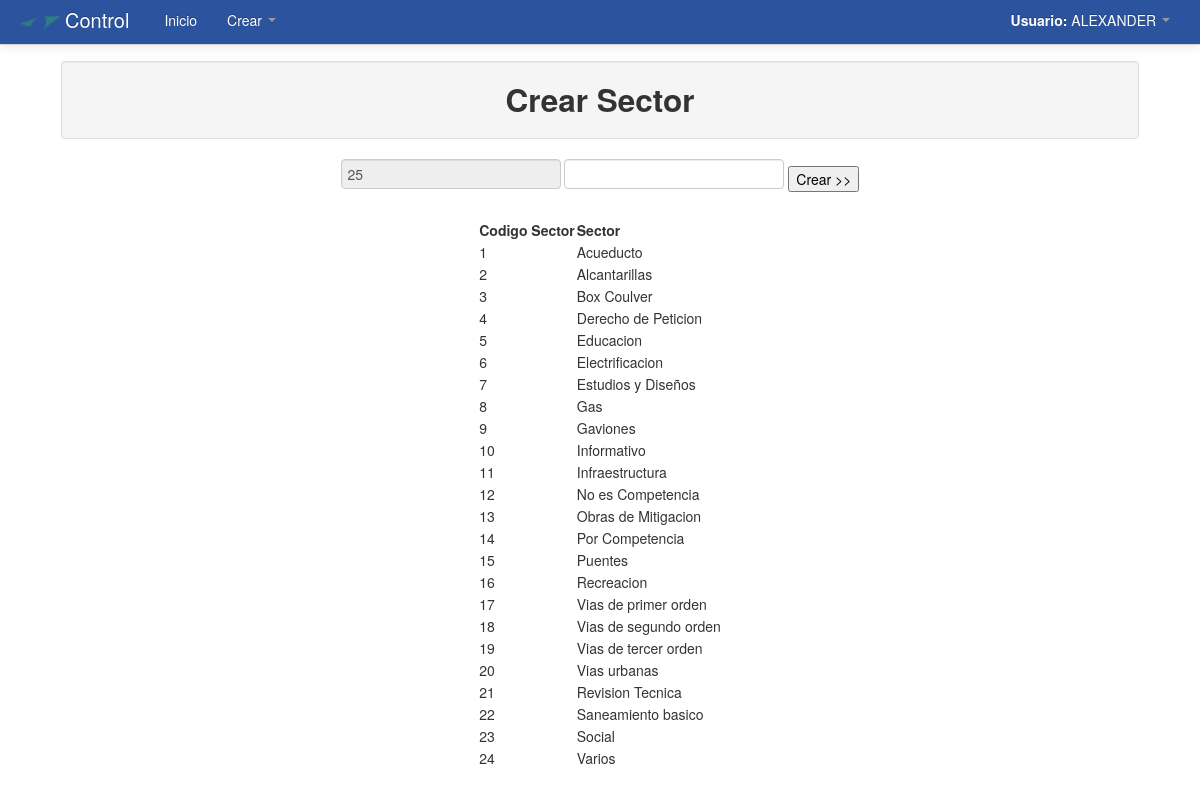
The page /Modulos/Crear/sector.php (signed in) on the database its author committed.
### tables this page shows
CREATE TABLE `sectores` (
  `cod_sector` int(11) NOT NULL AUTO_INCREMENT,
  `sector` varchar(250) NOT NULL,
  PRIMARY KEY (`cod_sector`)
);

### Modulos/Crear/sector.php (the view, shortened to what this page needs)
<!DOCTYPE html>
<html lang="es">
  <head>
    <link href="../../css/bootstrap.css" rel="stylesheet">
    <link href="../../css/bootstrap-responsive.css" rel="stylesheet">
  </head>
  <body>
    <?php include_once "../../menu/m_crear.php"; ?>
	<div align="center">
    	<table width="90%">
          <tr>
            <td>
            	<table class="table table-bordered">
                  <tr class="well">
                    <td>
                    	<h2 align="center">Crear Sector</h2>
                    </td>
                  </tr>
                </table>
                <div align="center">
		    <form method="POST" action="sector2.php">
			<?php
				$consultaCod_sector=mysql_query("SELECT MAX(cod_sector) AS ultimoSector FROM sectores");
					while($filasector=mysql_fetch_array($consultaCod_sector)){
						$nuevoCod_sector=$filasector['ultimoSector']+1;
						echo '<input type="text" name="cod_sector" readonly value="'.$nuevoCod_sector.'">';
					}
			?>
			<input type="text" name="sector">
			<input type="submit" value="Crear >>">
		    </form>
			<table>
			<td><strong>Codigo Sector </strong></td>
			<td><strong>Sector </strong></td>
			<?php
				$consultasector=mysql_query("SELECT * FROM sectores");
					while($filasector=mysql_fetch_array($consultasector)){
					echo "<tr>";
						echo '<td>'.$filasector['cod_sector'].'</td>';
						echo '<td>'.$filasector['sector'].'</td>';
					echo "</tr>";
					}
			echo "</table>";
			?>
		</table>
    </div>
  </body>
</html>

### Modulos/Crear/sector.php (style rules this page uses)
body { padding-top: 60px; padding-bottom: 40px; }

### rows shown on the page
sectores: cod_sector "1", sector "Acueducto"
sectores: cod_sector "2", sector "Alcantarillas"
sectores: cod_sector "3", sector "Box Coulver"
sectores: cod_sector "4", sector "Derecho de Peticion"
sectores: cod_sector "5", sector "Educacion"
sectores: cod_sector "6", sector "Electrificacion"
sectores: cod_sector "7", sector "Estudios y Diseños"
sectores: cod_sector "8", sector "Gas"
sectores: cod_sector "9", sector "Gaviones"
sectores: cod_sector "10", sector "Informativo"
sectores: cod_sector "11", sector "Infraestructura"
sectores: cod_sector "12", sector "No es Competencia"
sectores: cod_sector "13", sector "Obras de Mitigacion"
sectores: cod_sector "14", sector "Por Competencia"
sectores: cod_sector "15", sector "Puentes"
sectores: cod_sector "16", sector "Recreacion"
sectores: cod_sector "17", sector "Vias de primer orden"
sectores: cod_sector "18", sector "Vias de segundo orden"
sectores: cod_sector "19", sector "Vias de tercer orden"
sectores: cod_sector "20", sector "Vias urbanas"
sectores: cod_sector "21", sector "Revision Tecnica"
sectores: cod_sector "22", sector "Saneamiento basico"
sectores: cod_sector "23", sector "Social"
sectores: cod_sector "24", sector "Varios"

### other values the page prints
$_SESSION['user_name'] "ALEXANDER"
